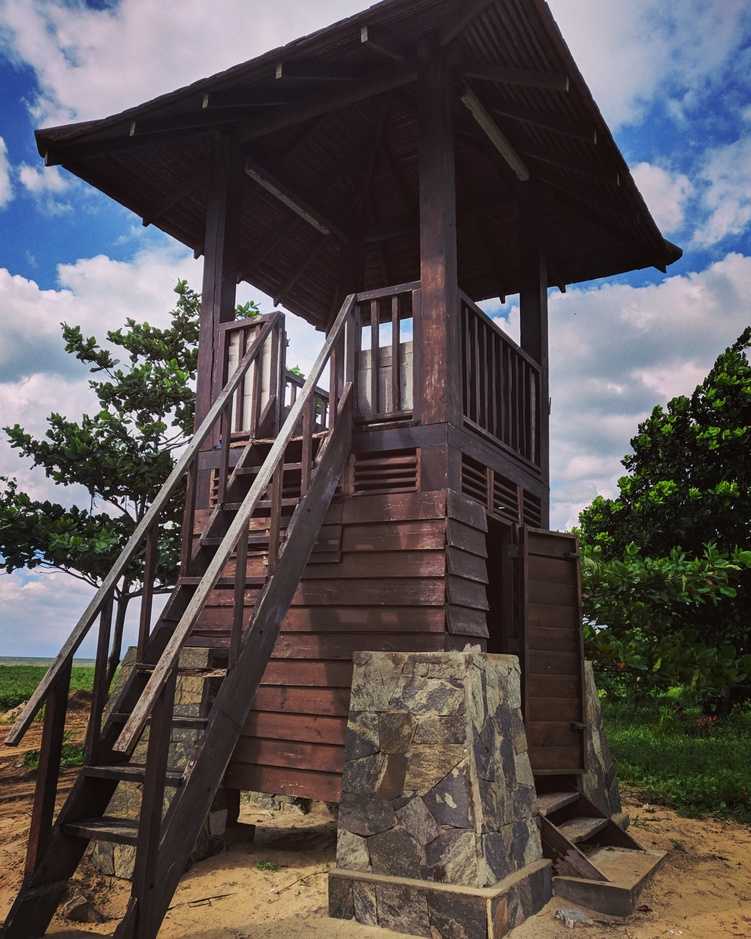
//> input picture GaussianBlurr/tower.jpg, 751 x 939 px, shrunk from 3228 x 4035 before the run
$ ./guassianBlurr   (built with g++ and OpenCV 4)
//> lines starting //> are read from the running program, lines starting //| are printed output that depends on the picture; after the words box and inside, x2 and y2 are one past the last pixel; in counts of white or black regions, pixels touching at a corner belong together
#include <opencv2/opencv.hpp>
#include <iostream>
#include <thread>
#include <math.h>

using namespace std;
using namespace cv;

void vertical_convolution(Mat image, Mat buffer, int kernal_size, int normalize, int kernal[], int *horizontal_convolution_row){

	int pixel;
	int intensity;
	int start_row = kernal_size/2;

	for(int row = start_row; row < image.rows - start_row - 1; row++){
		while(*horizontal_convolution_row - start_row<= row){
			//waiting
		}
		for(int col = 0; col < image.cols; col++){
			intensity = 0;
			for(int kernal_index = 0; kernal_index < kernal_size; kernal_index++){
				pixel = (int) buffer.at<uchar>(row - start_row + kernal_index, col);
				intensity += pixel*kernal[kernal_index];
			}
			intensity /= normalize;
			image.at<uchar>(row, col) = uchar(intensity);
		}
	}

}
// [11 lines of commented-out code are left out]

void horizontal_convolution(Mat image, Mat buffer, int kernal_size, int normalize, int kernal[], int *horizontal_convolution_row){
	int start_col = kernal_size/2;
	int intensity = 0;
	int pixel;

	for (int row = 0; row < image.rows; row++){
		*horizontal_convolution_row  = row;
		for(int col = start_col; col < image.cols - start_col - 1; col++){
			intensity = 0;
			for (int kernal_index = 0; kernal_index < kernal_size; kernal_index++){
				pixel = (int) image.at<uchar>(row, col - start_col + kernal_index);
				intensity += pixel*kernal[kernal_index];
			}
			intensity /= normalize;
			buffer.at<uchar>(row, col) = uchar(intensity);
		}
	}

}

void create_kernal(int kernal[], int kernal_size, double sigma, int *normalize){
	int kernal_mid_index = kernal_size/2;
	//const double pi = 3.14159265358979323846;
	double kernal_corner_x_2 = (double) kernal_mid_index*kernal_mid_index;
	double kernal_corner = exp(-1*kernal_corner_x_2/(2*sigma*sigma));//(2*pi*sigma*sigma);
	double kernal_value_at_index_double;
	double x_2;
	double sigma_2 = sigma*sigma;
	int k = 0;
	//*normalize = 2;

	kernal[0] = 1;
	kernal[kernal_size - 1] = 1;
	kernal_value_at_index_double = 1.0;
	kernal[kernal_mid_index] = (int) kernal_value_at_index_double/kernal_corner;
	normalize += kernal[kernal_mid_index];

	for (int x = 1; x < kernal_mid_index; x++){
		x_2 = (double) x*x;
		kernal_value_at_index_double = exp(-1*x_2/(2*sigma_2));
		//cout << " " << kernal_value_at_index_double << " " << kernal_corner << " ";
		kernal_value_at_index_double = kernal_value_at_index_double/kernal_corner;
		kernal[kernal_mid_index - x] = (int) round(kernal_value_at_index_double);
		kernal[kernal_mid_index + x] = kernal[kernal_mid_index - x];
		//cout << kernal_value_at_index_double << '\n';
		k += 2*kernal[kernal_mid_index - x];
	}
	//*normalize = k;
	//return normalize;

}


int main(){
	thread thread_horizontal_convolution;
	thread thread_vertical_convolution;
	//thread thread_apply_buffer;

	Mat image = imread("tower.jpg", IMREAD_GRAYSCALE);
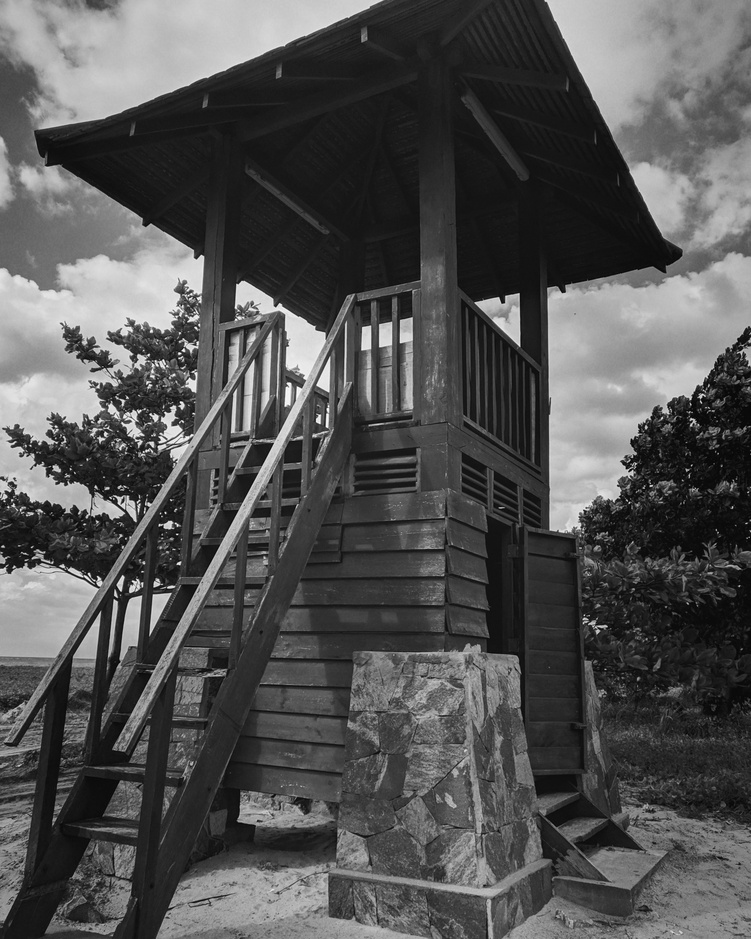
//> image: 939 rows x 751 cols, CV_8UC1; min 0, max 255, mean 83

	if(image.empty()){
		cout << "Could not find image\n";
		cin.get();
		return -1;
	}

	Mat buffer(image.rows, image.cols, CV_8UC1, Scalar(0));

	int kernal_size = 41;
	double sigma = 20;
	int normalize;

	int kernal [kernal_size];
	int *kernal_address = kernal;

	create_kernal(kernal, kernal_size, sigma, &normalize);
	int horizontal_convolution_row;
	cout << kernal[1] << " ";

	normalize = 0;

	for (int i = 0; i<kernal_size; i++){
		cout << " " << kernal[i];
		normalize += kernal[i];
	}

	cout << " " << normalize;

	//horizontal_convolution(image, buffer, kernal_size, normalize, kernal_address, &horizontal_convolution_row);

	thread_horizontal_convolution = thread(horizontal_convolution, image, buffer, kernal_size, normalize, kernal_address, &horizontal_convolution_row);
	thread_vertical_convolution = thread(vertical_convolution, image, buffer, kernal_size, normalize, kernal_address, &horizontal_convolution_row);
	//thread_apply_buffer = thread(applyBuffer, buffer, image, &horizontal_convolution_row);
	thread_horizontal_convolution.join();
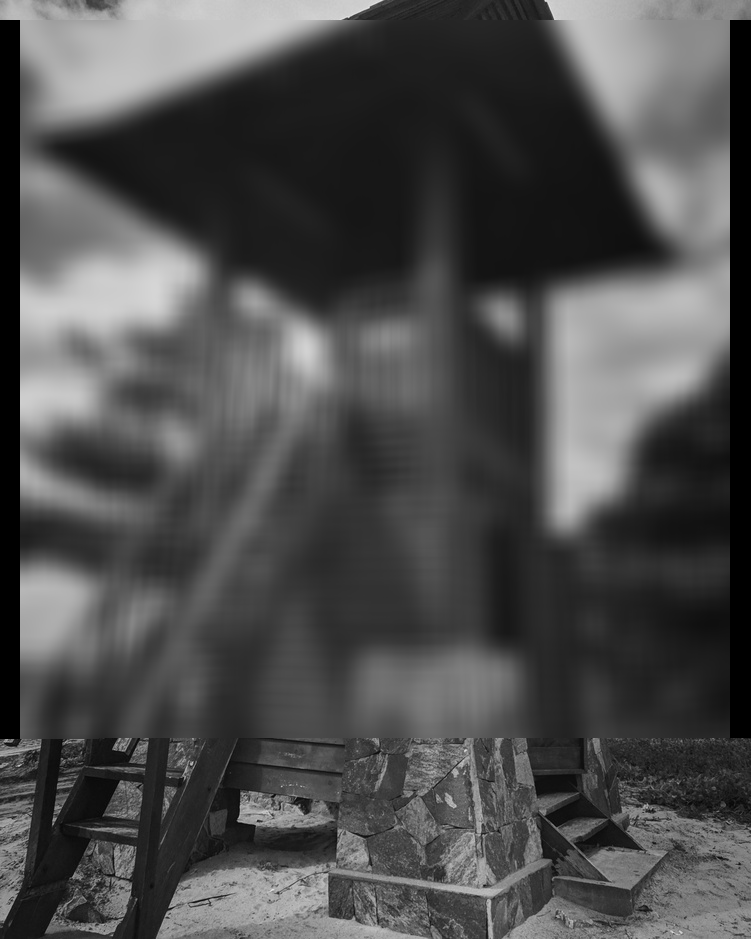
//> image: 939 rows x 751 cols, CV_8UC1; min 0, max 231, mean 78
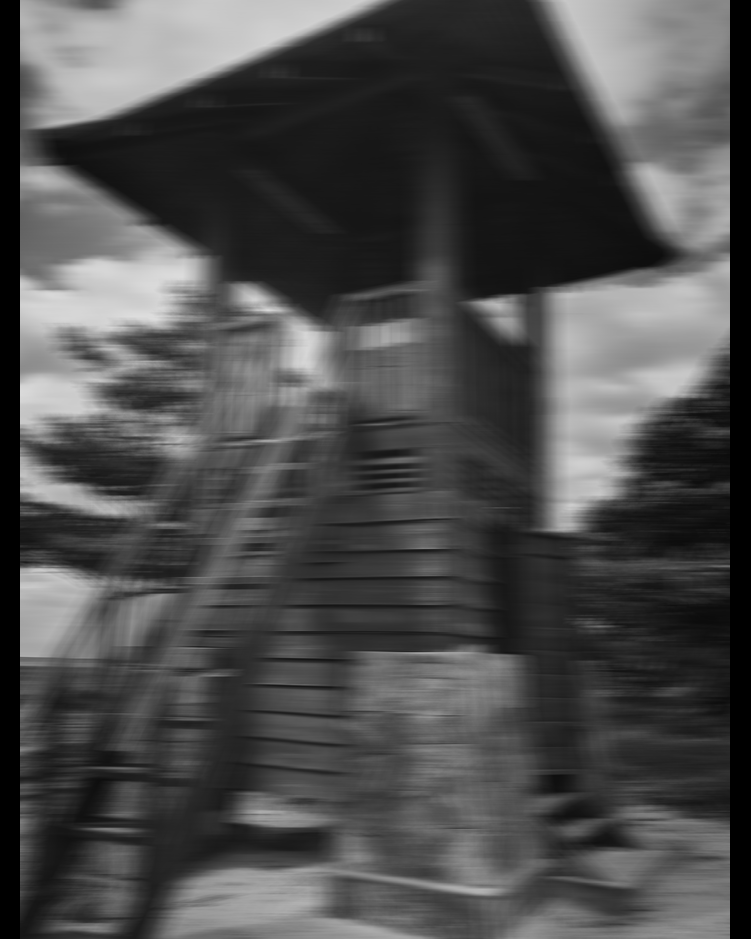
//> buffer: 939 rows x 751 cols, CV_8UC1; min 0, max 221, mean 77
	thread_vertical_convolution.join();
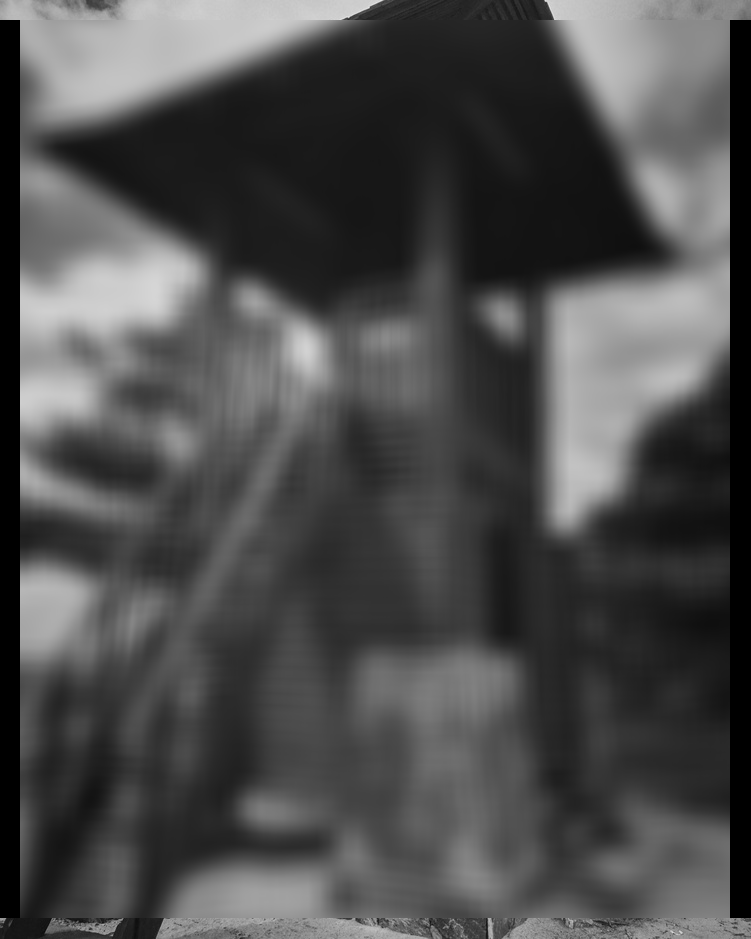
//> image: 939 rows x 751 cols, CV_8UC1; 18.8% of pixels changed, all inside (x1, y1, x2, y2) = (0, 738, 751, 918)
	//thread_apply_buffer.join();

	String windowName = "image";
	namedWindow(windowName, WINDOW_NORMAL);
	imwrite("blurred image kernal 41x41 sigma = 20.jpg", image);
	imshow(windowName, image);
	waitKey(0);
	destroyWindow(windowName);
}
